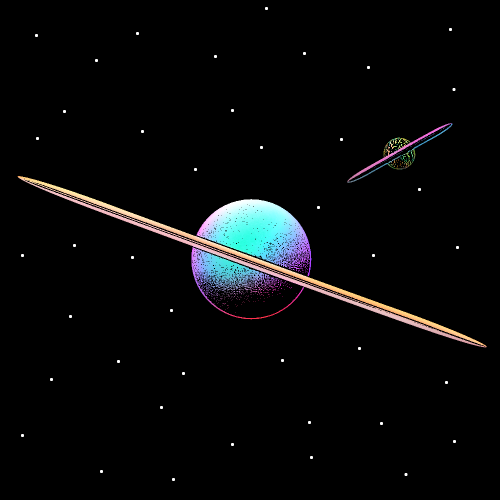
#> input picture input/3.png, 1000 x 1000 px (shown at 1/2 size)
$ python main.py   (older library calls are emulated)
#> lines starting #> are read from the running program, lines starting #| are printed output that depends on the picture
### planetNameRandomizer.py
import random

class generateRandomName:
    def __init__(self):
        result = ""

    def generateName(self):
        vowels = ['o', 'i', 'y', 'e', 'a','u']
        consonants = ['b', 'c', 'd', 'f', 'g', 'h', 'j', 'k', 'l', 'm' ,'n' ,'p', 'q', 'r', 's', 't', 'v', 'w', 'x', 'z']
        construct = "";

        seed = [random.randrange(0, 2), random.randrange(0, 2), random.randrange(0, 5)]

        if(seed[0] == 0):
            construct += "VC"
        elif(seed[0] == 1):
            construct += "CV"

        if(construct[1] == "C"):
            if(seed[1] == 0):
                construct += "C"

        construct += "VC"
        name = ""

        if(seed[2] == 0):
            construct += "E1" #n
        if(seed[2] == 1):
            construct += "E2" #s
        if(seed[2] == 2):
            construct += "E3" #thus
        if(seed[2] == 3):
            construct += "E4" #r
        if(seed[2] == 4):
            construct += "E5"
        if(seed[2] == 5):
            construct += "E6"

        # decompile
        for char in construct:
            if(char == "V"):
                i = random.randrange(0, len(vowels))
                name += vowels[i]
            elif(char == "C"):
                i = random.randrange(0, len(consonants))
                name += consonants[i]

        if(construct[-1] == "1"):
            i = random.randrange(0, len(vowels))
            name += f"{vowels[i]}n"

        elif(construct[-1] == "2"):
            i = random.randrange(0, len(vowels))
            name += f"{vowels[i]}s"

        elif(construct[-1] == "3"):
            i = random.randrange(0, len(vowels))
            e = random.randrange(0, len(vowels))
            name += f"{vowels[i]}th{vowels[e]}s"

        elif(construct[-1] == "4"):
            i = random.randrange(0, len(vowels))
            name += f"{vowels[i]}r"

        elif(construct[-1] == "5"):
            i = random.randrange(0, len(vowels))
            name += f"{vowels[i]}"

        elif(construct[-1] == "5"):
            i = random.randrange(0, len(vowels))
            name += f"{vowels[i]}"
        return name


### main.py
from os import read
from PIL import Image, ImageFont, ImageDraw
from planetNameRandomizer import generateRandomName
import random
from datetime import date
import timeit
import math

today = date.today()

img = Image.open('./input/3.png')
#> img is the input picture: PIL image 1000x1000 RGB; mean R, G, B 8.3, 9.2, 9.7
pixelmap = img.load()

print(img.size)
#| (1000, 1000)

imgNew = Image.new( 'RGB', img.size )
#> imgNew: PIL image 1000x1000 RGB; every value is 0
pixelmapNew = imgNew.load()

font = ImageFont.truetype('fonts/font2.ttf', 80, encoding="unic");
generator = generateRandomName()

nameEntries = [];
setNames = ['Emelina', 'Ivo', 'Fachtna', 'Havel', 'Romualdo', 'Miguel', 'Pablo', 'Izydor', 'Amanda', 'Aguli'];


randomRange = [-170, 170]
dataRange = [0, 220]
blackFilter = 50
numberOfEntries = 10
path = "./images/"


# Shift the color of the picture with weighted random for each RGB values.
#E.g. [-255, -255, 255] would only return blue planets etc.
def colorShift(index, weightedRandom):

    # generate random color multiplier with weighted value.
#> called with index = 0
    shiftRange = [random.randrange(randomRange[0], randomRange[1]) + weightedRandom[0],
    random.randrange(randomRange[0], randomRange[1]) + weightedRandom[1],
    random.randrange(randomRange[0], randomRange[1]) + weightedRandom[2]];

    # shift the color of each pixel
    for i in range(img.size[0]):
        for e in range(img.size[1]):
            pixel = pixelmap[i ,e]
            newColor = [0] * 3
            average = (pixel[0] + pixel[1] + pixel[2]) / 3

            if(average > blackFilter):

                for c in range(3):
                    color = pixel[c]
                    Ncolor = color + shiftRange[c]

                    if(color + Ncolor >= dataRange[0] and color + shiftRange[c] <= dataRange[1]):
                        newColor[c] = color + shiftRange[c]
                    else:
                        if(color + shiftRange[c] > dataRange[1]):
                            newColor[c] = dataRange[1]
                        elif(color + shiftRange[c] < dataRange[0]):
                            newColor[c] = dataRange[0]

                result = (newColor[0], newColor[1], newColor[2], 255)

            else:
                result = pixel

            pixelmapNew[i, e] = result

    # save the image
    imgNew.save(f"{path}/img-{index}.png")
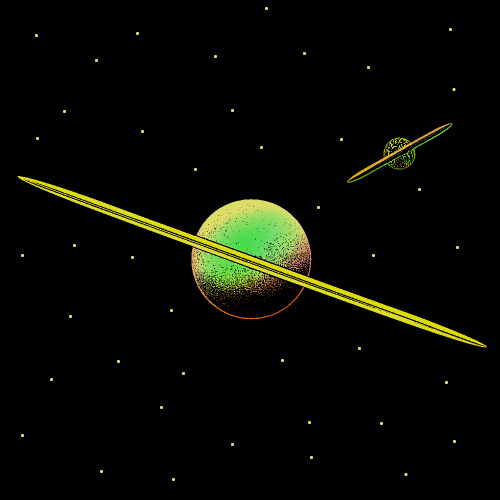
#> saved as img-0.png: PIL image 1000x1000 RGB (shown at 1/2 size); mean R, G, B 8.4, 9.7, 3

# Generate a rabndom name and render it on the image
def generateName(index):

    name = generator.generateName()

    while(name in nameEntries):
        print("Drean luck alert - Dublicate name detected!")
        name = generator.generateName();

    nameEntries.append(name);

    img = Image.open(f"{path}/img-{index}.png")
    draw = ImageDraw.Draw(img)

    w, h = draw.textsize(name, font)

    draw.text(((img.size[0] - w) / 2, ((img.size[1] - h) / 2) + 300), name, img.load()[452, 552], font=font)
    img.save(f"{path}/img-{index}.png");
    return True


# Force the name from setNames-list
def setName(index):
#> called with index = 0
    name = setNames[index]
    nameEntries.append(name)

    img = Image.open(f"{path}/img-{index}.png")
    draw = ImageDraw.Draw(img)

    w, h = draw.textsize(name, font)
#> w = 322; h = 76


    draw.text(((img.size[0] - w) / 2, ((img.size[1] - h) / 2) + 300), name, img.load()[452, 552], font=font)
    img.save(f"{path}/img-{index}.png");
    return True

#log the output in the output.txt
def logOut():
    f = open("output.txt", "w")
    f.write(f"Generated on {today}\n")
    f.write("Tuukka Moilanen 2021 - all rights recerved.\n")
    f.write("-" * 30 + "\n")

    for i in range(numberOfEntries):
        f.write(nameEntries[i] + "\n")

    f.close()

# check for dublicates. Useful when dealing with 1000's of images and want to make sure there's no dublicates
def anydup(thelist):
  seen = set()
  for x in thelist:
    if x in seen:
        print(x)
    seen.add(x)
  return False

# validate all the images from current generation
def validate():
    print(f"Went through {len(nameEntries)} names!");
    print(anydup(nameEntries));


# main fuction responsible for actually managing generation
def generateImages():
    print("ColorShifter v1.0 - Initializing Setup...")
    print("-" * 30)
    print(f"Entries: {numberOfEntries}");
    print(f"Path: {path}")

    # generate the initial image and log the time used for one generation.
    e_start = timeit.default_timer()
    colorShift(0, [0, 0, 0])
    setName(0)
    e_stop = timeit.default_timer()

    estimate = numberOfEntries * (e_stop - e_start)
    estimateMins = estimate / 60

    if(math.floor(estimateMins) >= 1):
        estimateS = f"{estimateMins}min"
    else:
        estimateS = f"{estimate}s"

    print(f"Estimated time for the generation: {estimateS}")
    input("Press Enter to Start...")
    start = timeit.default_timer();

    chunk = numberOfEntries / 3;

    # Split the generationm into 3 phases; [blue, green, red]
    # Verify the dublicates between each generation.
    for i in range(numberOfEntries):
        if(i % math.floor(numberOfEntries / 3) == 0):
            validate()

        if(0 < i <= chunk * 1):
            colorShift(i, [-50, -50, 250])
        elif(chunk < i <= chunk * 2):
            colorShift(i, [-50, 250, -50])
        elif(chunk * 2 <= i < chunk * 3):
            colorShift(i, [250, -50, -50])

        generateName(i);
#> in generateName, `w, h = draw.textsize(name, font)`: w = 277; h = 92
        print(f"Done - {i}/{numberOfEntries} - {nameEntries[i]}")


    img.close()
    imgNew.close()

    stop = timeit.default_timer();
    timed = stop - start
    print(f"Finished The Generation : {numberOfEntries} entries were generated in {timed}!")


generateImages()
